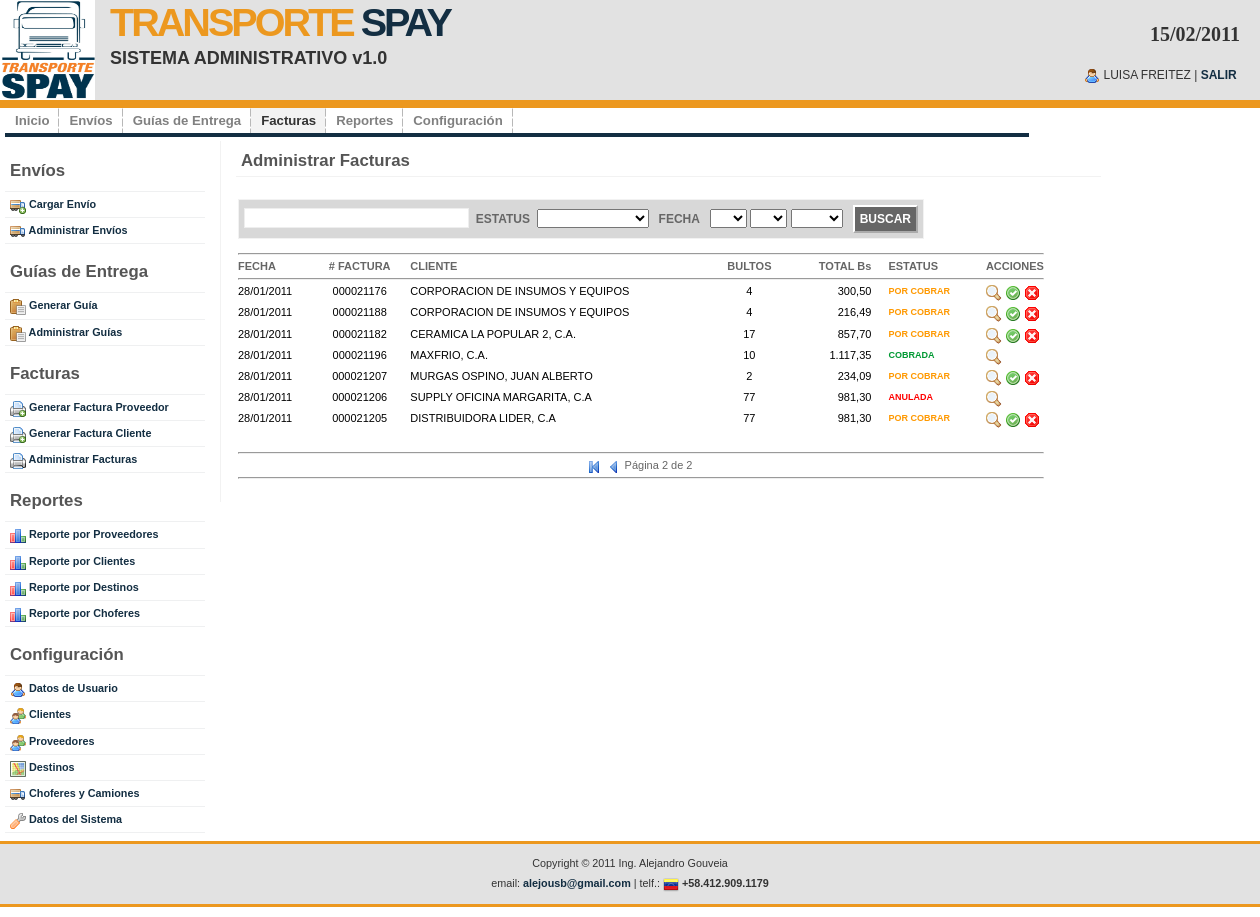
/adm_facturas.php?page=2 (signed in), run on an earlier commit of the app's database.
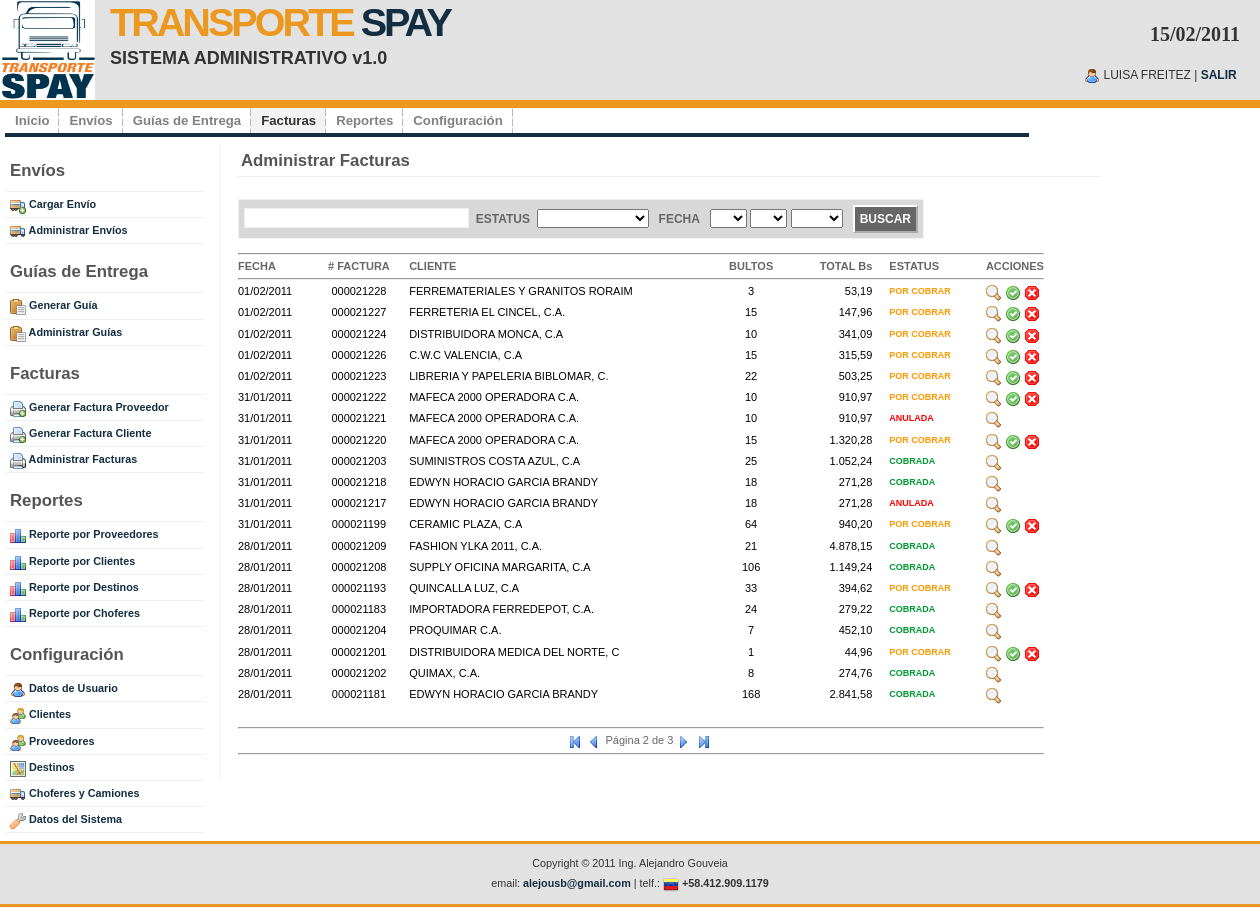
And on a later commit of the database.
### tables this page shows
CREATE TABLE IF NOT EXISTS `ts_factura` (
  `id` int(10) NOT NULL AUTO_INCREMENT,
  `id_cliente` int(10) DEFAULT NULL,
  `id_proveedor` int(10) DEFAULT NULL,
  `numero_factura` int(10) NOT NULL,
  `fecha_factura` date NOT NULL,
  `tipo_factura` char(1) NOT NULL,
  `proveedor` varchar(200) DEFAULT NULL,
  `factura` varchar(200) DEFAULT NULL,
  `total_bultos` int(10) NOT NULL,
  `total_mercancia` float NOT NULL,
  `flete` float DEFAULT NULL,
  `total_peso` float DEFAULT NULL,
  `bskg` float DEFAULT NULL,
  `total_viaje` float DEFAULT NULL,
  `iva` float NOT NULL,
  `seguro` float DEFAULT NULL,
  `total_pagar` float DEFAULT NULL,
  `relacion` int(10) DEFAULT NULL,
  `forma_pago` varchar(200) DEFAULT NULL,
  `numero_pago` varchar(200) DEFAULT NULL,
  `banco` varchar(200) DEFAULT NULL,
  `fecha_pago` date DEFAULT NULL,
  `ind_factura` int(1) NOT NULL,
  `motivo` varchar(200) DEFAULT NULL,
  `ind_activo` int(1) NOT NULL,
  `fecha_creacion` date NOT NULL,
  `fecha_modificacion` date DEFAULT NULL,
  `id_usuario` int(10) DEFAULT NULL,
  PRIMARY KEY (`id`)
);

CREATE TABLE IF NOT EXISTS `ts_cliente` (
  `id` int(10) NOT NULL AUTO_INCREMENT,
  `rif` varchar(200) NOT NULL,
  `nombre` varchar(200) NOT NULL,
  `direccion` text,
  `ciudad` varchar(200) NOT NULL,
  `telefono` varchar(200) NOT NULL,
  `id_destino` int(10) NOT NULL,
  `flete` float DEFAULT NULL,
  `seguro` char(1) NOT NULL,
  `ind_activo` int(1) NOT NULL,
  `fecha_creacion` date NOT NULL,
  `fecha_modificacion` date DEFAULT NULL,
  `id_usuario` int(10) DEFAULT NULL,
  PRIMARY KEY (`id`)
);

CREATE TABLE IF NOT EXISTS `ts_config` (
  `id` int(10) NOT NULL AUTO_INCREMENT,
  `parametro` varchar(200) NOT NULL,
  `codigo` int(10) NOT NULL,
  `valor` varchar(200) NOT NULL,
  `ind_activo` int(1) NOT NULL,
  `fecha_creacion` date NOT NULL,
  `fecha_modificacion` date DEFAULT NULL,
  `id_usuario` int(10) DEFAULT NULL,
  PRIMARY KEY (`id`)
);

CREATE TABLE IF NOT EXISTS `ts_proveedor` (
  `id` int(10) NOT NULL AUTO_INCREMENT,
  `rif` varchar(200) NOT NULL,
  `nombre` varchar(200) NOT NULL,
  `direccion` text,
  `ciudad` varchar(200) NOT NULL,
  `telefono` varchar(200) NOT NULL,
  `flete` float DEFAULT NULL,
  `seguro` char(1) NOT NULL,
  `ind_activo` int(1) NOT NULL,
  `fecha_creacion` date NOT NULL,
  `fecha_modificacion` date DEFAULT NULL,
  `id_usuario` int(10) DEFAULT NULL,
  PRIMARY KEY (`id`)
);

### adm_facturas.php (the view, shortened to what the changed rows need)
<?php include("inc_conectarse.php"); ?>
<?php include("inc_functions.php"); ?>
<!DOCTYPE html PUBLIC "-//W3C//DTD XHTML 1.0 Strict//EN" "http://www.w3.org/TR/xhtml1/DTD/xhtml1-strict.dtd">
<html xmlns="http://www.w3.org/1999/xhtml" xml:lang="en" lang="en">
<?php include("inc_metadata.php"); ?>
<body>
<?php include("inc_header.php"); ?>
<div id="wrap">
	<div id="content-wrap">
			<?php include("inc_sidebar.php"); ?>
	  		<div id="main">
				<h1>Administrar Facturas</h1>
					<table style="padding-left:10px; font-size:11px" width="820px">
                		<?php
						$rowsPerPage = getRowsPerPage($link);
						$page = getPage();
						$offset = ($page - 1) * $rowsPerPage;
						$query = "SELECT f.*,
						                 u.login,
						                 c.nombre as cliente,
						                 p.nombre as proveedor
						            FROM ((( ts_factura f JOIN ts_usuario u ON f.id_usuario = u.id )
						                 LEFT JOIN ts_cliente c ON f.id_cliente = c.id)
						                 LEFT JOIN ts_proveedor p ON f.id_proveedor = p.id )
						           WHERE f.ind_activo < 2 ";
						$query .= " ORDER BY f.fecha_creacion DESC, id DESC ";
						$result = obtenerResultset($link,$query);
						$lastPage = ceil(numeroRegistros($result)/$rowsPerPage);
						$query .= "LIMIT $offset, $rowsPerPage";
						$result = obtenerResultset($link,$query);
						while ($row = obtenerRegistro($result)) {
							$inactiva = false;
 						?>
          				<tr style="color: #000">
                			<td <?php if($inactiva) {?> style="color:#999;" <?php } ?>>
								<?php echo mostrarFecha($row->fecha_creacion); ?>
                    		</td>
                			<td <?php if($inactiva) {?> style="color:#999;" <?php } ?> align="center">
								<?php echo str_pad($row->numero_factura, 9, "0", STR_PAD_LEFT); ?>
                    		</td>
                			<td <?php if($inactiva) {?> style="color:#999;" <?php } ?>>
								<?php echo substr($row->cliente.$row->proveedor,0,33); ?>
                    		</td>
                			<td <?php if($inactiva) {?> style="color:#999;" <?php } ?>  align="center">
								<?php echo $row->total_bultos; ?>
                    		</td>
                			<td <?php if($inactiva) {?> style="color:#999;" <?php } ?>  align="right">
								<?php echo number_format($row->total_pagar,2,",",".");  ?>
                    		</td>
                    		<td style="color:<?php echo colorIndFactura($row->ind_factura); ?>; font-size:9px; padding-left:15px">
								<strong><?php echo indFacturaStr($row->ind_factura); ?></strong>
                    		</td>
                            <td align="left">
                            	<?php if($row->tipo_factura=="P") { ?>
                                <a href="adm_consultar_factura_proveedor.php?id=<?php echo $row->id; ?>" title="Ver Factura">
                                	<img src="images/icons/zoom.png" align="texttop" border="0" />
                           		</a>
                           		<?php } ?>
								<?php if($row->tipo_factura=="C") { ?>
                                <a href="adm_consultar_factura_cliente.php?id=<?php echo $row->id; ?>" title="Ver Factura">
                                	<img src="images/icons/zoom.png" align="texttop" border="0" />
                           		</a>
                           		<?php } ?>
                           		<?php if($row->ind_factura==1) { ?>
                                <a href="adm_actualizar_factura.php?action=MarcarCobrada&id=<?php echo $row->id; ?>" title="Marcar como Cobrada">
                                	<img src="images/icons/accept.png" align="texttop" border="0"
                                     onclick="javascript:return confirm('Esta seguro que desea marcar esta Factura como cobrada?');"/>
                           		</a>
                                <a href="adm_actualizar_factura.php?action=Anular&id=<?php echo $row->id; ?>" title="Anular">
                                	<img src="images/icons/cancel.png" align="texttop" border="0"
                                     onclick="javascript:return confirm('Esta seguro que desea anular esta Factura?');"/>
                           		</a>
                           		<?php } ?>
                            </td>
            			</tr>
						<?php } ?>
                        <tr>
                        	<td colspan="11" align="center">
                            <?php printPaginationNavigation($page,$lastPage); ?>
                            </td>
                        </tr>
          			</table>
	  		</div>
	</div>
</div>
</body>
</html>

### inc_functions.php (shortened to what the changed rows need)
<?php
	function getPage() {
		if(isset($_GET["page"])) {
			return $_GET["page"];
		}
		else {
			return 1;
		}
	}
	function getRowsPerPage($link) {
		$query = "SELECT valor FROM ts_config WHERE parametro='ROWS_PER_PAGE'";
		$result = mysql_query($query,$link);
		while ($row = mysql_fetch_object($result)) {
			return $row->valor;
		}
		return 0;
	}
	function printPaginationNavigation($page,$lastPage) {
		if($page > 1) {
			$string =  "<a href='".$_SERVER['PHP_SELF']."?page=1' title='Primera P&aacute;gina'>";
			$string .= "<img align='texttop' src='images/icons/resultset_first.png' border='0' />";
			$string .= "</a>&nbsp;";
			$string .=  "<a href='".$_SERVER['PHP_SELF']."?page=".($page-1)."' title='Anterior'>";
			$string .= "<img align='texttop' src='images/icons/resultset_previous.png' border='0' />";
			$string .= "</a>&nbsp;";
			echo $string;
		}
		if($lastPage==0) {
			echo "P&aacute;gina ".$lastPage." de ".$lastPage."&nbsp;";
		}
		else {
			echo "P&aacute;gina ".$page." de ".$lastPage."&nbsp;";
		}
		if($page < $lastPage) {
			$string =  "<a href='".$_SERVER['PHP_SELF']."?page=".($page+1)."' title='Siguiente'>";
			$string .= "<img align='texttop' src='images/icons/resultset_next.png' border='0' />";
			$string .= "</a>&nbsp;";
			$string .=  "<a href='".$_SERVER['PHP_SELF']."?page=".$lastPage."' title='&Uacute;ltima P&aacute;gina'>";
			$string .= "<img align='texttop' src='images/icons/resultset_last.png' border='0' />";
			$string .= "</a>&nbsp;";
			echo $string;
		}
	}
	function obtenerResultset($link, $query) {
		return mysql_query($query,$link);
	}
	function obtenerRegistro($result) {
		return mysql_fetch_object($result);
	}
	function mostrarFecha($fecha) {
		return date("d/m/Y", strtotime($fecha));
	}
	function indFacturaStr($ind_factura) {
		switch ($ind_factura) {
			case 1: return "POR COBRAR";
			break;
			case 2: return "COBRADA";
			break;
			case 3: return "ANULADA";
			break;
		}
	}
	function colorIndFactura($codigo) {
		switch ($codigo) {
			case 1: return "#F90";
			break;
			case 2: return "#093";
			break;
			case 3: return "#F00";
			break;
		}
	}
?>

What changed in the data, as far as the page shows it:
no longer on this page (row edited): ts_factura: fecha_creacion "28/01/2011", numero_factura "000021176", proveedor "CORPORACION DE INSUMOS Y EQUIPOS", total_bultos "4", total_pagar "300,50", ind_factura "POR COBRAR"
no longer on this page (row edited): ts_factura: fecha_creacion "28/01/2011", numero_factura "000021188", proveedor "CORPORACION DE INSUMOS Y EQUIPOS", total_bultos "4", total_pagar "216,49", ind_factura "POR COBRAR"
no longer on this page (row unchanged): ts_factura: fecha_creacion "28/01/2011", numero_factura "000021182", ts_cliente.nombre "CERAMICA LA POPULAR 2, C.A.", total_bultos "17", total_pagar "857,70", ind_factura "POR COBRAR"
no longer on this page (row unchanged): ts_factura: fecha_creacion "28/01/2011", numero_factura "000021196", ts_cliente.nombre "MAXFRIO, C.A.", total_bultos "10", total_pagar "1.117,35", ind_factura "COBRADA"
no longer on this page (row unchanged): ts_factura: fecha_creacion "28/01/2011", numero_factura "000021207", ts_cliente.nombre "MURGAS OSPINO, JUAN ALBERTO", total_bultos "2", total_pagar "234,09", ind_factura "POR COBRAR"
no longer on this page (row unchanged): ts_factura: fecha_creacion "28/01/2011", numero_factura "000021206", ts_cliente.nombre "SUPPLY OFICINA MARGARITA, C.A", total_bultos "77", total_pagar "981,30", ind_factura "ANULADA"
no longer on this page (row edited): ts_factura: fecha_creacion "28/01/2011", numero_factura "000021205", ts_cliente.nombre "DISTRIBUIDORA LIDER, C.A", total_bultos "77", total_pagar "981,30", ind_factura "POR COBRAR"
added ts_factura: fecha_creacion "01/02/2011", numero_factura "000021228", proveedor "FERREMATERIALES Y GRANITOS RORAIM", total_bultos "3", total_pagar "53,19", ind_factura "POR COBRAR"
added ts_factura: fecha_creacion "01/02/2011", numero_factura "000021227", ts_cliente.nombre "FERRETERIA EL CINCEL, C.A.", total_bultos "15", total_pagar "147,96", ind_factura "POR COBRAR"
added ts_factura: fecha_creacion "01/02/2011", numero_factura "000021224", ts_cliente.nombre "DISTRIBUIDORA MONCA, C.A", total_bultos "10", total_pagar "341,09", ind_factura "POR COBRAR"
added ts_factura: fecha_creacion "01/02/2011", numero_factura "000021226", ts_cliente.nombre "C.W.C VALENCIA, C.A", total_bultos "15", total_pagar "315,59", ind_factura "POR COBRAR"
added ts_factura: fecha_creacion "01/02/2011", numero_factura "000021223", proveedor "LIBRERIA Y PAPELERIA BIBLOMAR, C.", total_bultos "22", total_pagar "503,25", ind_factura "POR COBRAR"
now on this page (row unchanged): ts_factura: fecha_creacion "31/01/2011", numero_factura "000021222", ts_proveedor.nombre "MAFECA 2000 OPERADORA C.A.", total_bultos "10", total_pagar "910,97", ind_factura "POR COBRAR"
now on this page (row unchanged): ts_factura: fecha_creacion "31/01/2011", numero_factura "000021221", ts_proveedor.nombre "MAFECA 2000 OPERADORA C.A.", total_bultos "10", total_pagar "910,97", ind_factura "ANULADA"
now on this page (row unchanged): ts_factura: fecha_creacion "31/01/2011", numero_factura "000021220", ts_proveedor.nombre "MAFECA 2000 OPERADORA C.A.", total_bultos "15", total_pagar "1.320,28", ind_factura "POR COBRAR"
now on this page (row edited): ts_factura: fecha_creacion "31/01/2011", numero_factura "000021203", ts_cliente.nombre "SUMINISTROS COSTA AZUL, C.A", total_bultos "25", total_pagar "1.052,24", ind_factura "COBRADA"
now on this page (row edited): ts_factura: fecha_creacion "31/01/2011", numero_factura "000021218", ts_cliente.nombre "EDWYN HORACIO GARCIA BRANDY", total_bultos "18", total_pagar "271,28", ind_factura "COBRADA"
now on this page (row unchanged): ts_factura: fecha_creacion "31/01/2011", numero_factura "000021217", ts_cliente.nombre "EDWYN HORACIO GARCIA BRANDY", total_bultos "18", total_pagar "271,28", ind_factura "ANULADA"
now on this page (row unchanged): ts_factura: fecha_creacion "31/01/2011", numero_factura "000021199", ts_cliente.nombre "CERAMIC PLAZA, C.A", total_bultos "64", total_pagar "940,20", ind_factura "POR COBRAR"
now on this page (row edited): ts_factura: fecha_creacion "28/01/2011", numero_factura "000021209", ts_cliente.nombre "FASHION YLKA 2011, C.A.", total_bultos "21", total_pagar "4.878,15", ind_factura "COBRADA"
now on this page (row edited): ts_factura: fecha_creacion "28/01/2011", numero_factura "000021208", ts_cliente.nombre "SUPPLY OFICINA MARGARITA, C.A", total_bultos "106", total_pagar "1.149,24", ind_factura "COBRADA"
now on this page (row unchanged): ts_factura: fecha_creacion "28/01/2011", numero_factura "000021193", ts_cliente.nombre "QUINCALLA LUZ, C.A", total_bultos "33", total_pagar "394,62", ind_factura "POR COBRAR"
now on this page (row unchanged): ts_factura: fecha_creacion "28/01/2011", numero_factura "000021183", ts_cliente.nombre "IMPORTADORA FERREDEPOT, C.A.", total_bultos "24", total_pagar "279,22", ind_factura "COBRADA"
now on this page (row edited): ts_factura: fecha_creacion "28/01/2011", numero_factura "000021204", ts_cliente.nombre "PROQUIMAR C.A.", total_bultos "7", total_pagar "452,10", ind_factura "COBRADA"
now on this page (row unchanged): ts_factura: fecha_creacion "28/01/2011", numero_factura "000021201", proveedor "DISTRIBUIDORA MEDICA DEL NORTE, C", total_bultos "1", total_pagar "44,96", ind_factura "POR COBRAR"
now on this page (row edited): ts_factura: fecha_creacion "28/01/2011", numero_factura "000021202", ts_cliente.nombre "QUIMAX, C.A.", total_bultos "8", total_pagar "274,76", ind_factura "COBRADA"
now on this page (row unchanged): ts_factura: fecha_creacion "28/01/2011", numero_factura "000021181", ts_cliente.nombre "EDWYN HORACIO GARCIA BRANDY", total_bultos "168", total_pagar "2.841,58", ind_factura "COBRADA", ind_factura "2"
computed for ts_config: valor "2" → "3"
Also different on the page:
$page: "2" → (not shown)
